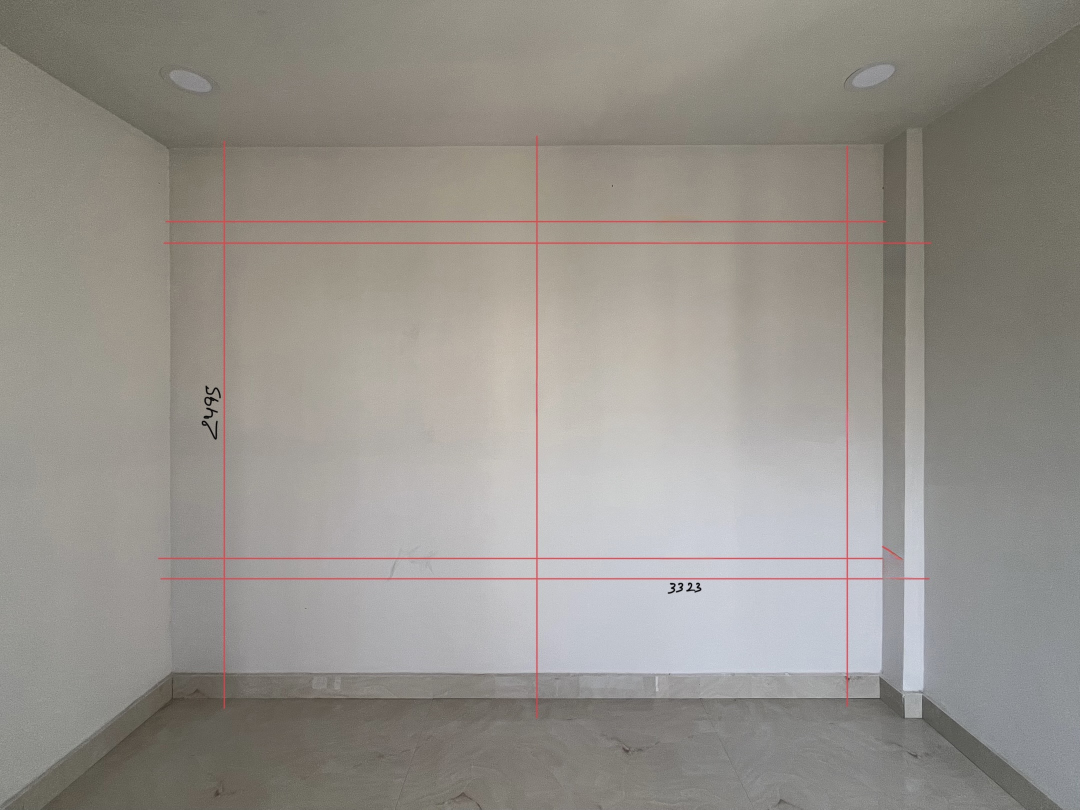
#> input picture input_images/IMG_7282.jpg, 2160 x 1620 px (shown at 1/2 size)
$ python main.py
#> lines starting #> are read from the running program, lines starting #| are printed output that depends on the picture
#> in main, image is the input picture: shape (1620, 2160, 3); mean B, G, R 140.2, 146.2, 150.2
### pmre_v1.py
import cv2
import numpy as np


class PlanarMetricRectifier:
    """
    Planar Metric Rectification Engine (PMRE)

    A class for correcting perspective distortion in images of planar objects
    to enable precise metric measurements.
    """

    def __init__(self, src_points, dst_points):
        """
        Initialize the PlanarMetricRectifier with source and destination points.

        Parameters
        ----------
        src_points : array-like
            List of 4 [x, y] tuples representing points in the source image (pixels)
        dst_points : array-like
            List of 4 [x, y] tuples representing corresponding points in
            real-world space (millimeters)
        """
        self.src_points = np.array(src_points, dtype=np.float32)
        self.dst_points = np.array(dst_points, dtype=np.float32)

        # Validate input shapes
        if self.src_points.shape[0] < 4:
            raise ValueError("At least 4 point correspondences are required")
        if self.src_points.shape[0] != self.dst_points.shape[0]:
            raise ValueError("src_points_px and dst_points_mm must have the same number of points")

        self.homography = None
        self.metric_scale = None

    def calculate_homography(self):
        """
        Calculate the homography matrix using RANSAC for robustness.

        Returns
        -------
        np.ndarray
            3x3 homography matrix
        """
        # Reshape points for OpenCV
        src_pts = self.src_points.reshape(-1, 1, 2)
        dst_pts = self.dst_points.reshape(-1, 1, 2)

        # Compute homography using RANSAC
        H, mask = cv2.findHomography(src_pts, dst_pts, cv2.RANSAC, 5.0)

        if H is None:
            raise ValueError("Failed to compute homography matrix")

        # Normalize homography matrix
        H = H / H[2, 2]
        self.homography = H
        return H

    def rectify_image(self, image):
        """
        Rectify an image using the computed homography, preventing cropping.

        This method computes the appropriate output canvas size to ensure the
        entire transformed image is visible.

        Parameters
        ----------
        image : np.ndarray
            Input image to rectify

        Returns
        -------
        np.ndarray
            Rectified image with corrected perspective
        """
        if self.homography is None:
            self.calculate_homography()

        height, width = image.shape[:2]
#> height = 1620; width = 2160

        # Define the four corners of the input image
        corners = np.array([
            [0, 0],          # Top-left
            [width, 0],      # Top-right
            [width, height], # Bottom-right
            [0, height]      # Bottom-left
        ], dtype=np.float32)

        # Transform the corners using the homography
        transformed_corners = cv2.perspectiveTransform(
            corners.reshape(-1, 1, 2), self.homography
        ).reshape(-1, 2)

        # Find bounding box of the transformed corners
        min_x = np.min(transformed_corners[:, 0])
#> min_x = -56.05
        max_x = np.max(transformed_corners[:, 0])
#> max_x = 1134.4
        min_y = np.min(transformed_corners[:, 1])
#> min_y = -214.6
        max_y = np.max(transformed_corners[:, 1])
#> max_y = 1611.8

        # Calculate translation to move min coordinates to origin
        translate_x = -min_x
#> translate_x = 56.05
        translate_y = -min_y
#> translate_y = 214.6

        # Create translation matrix
        translation_matrix = np.array([
            [1, 0, translate_x],
            [0, 1, translate_y],
            [0, 0, 1]
        ], dtype=np.float32)

        # Compose final homography: translation * homography
        H_final = translation_matrix @ self.homography

        # Calculate output dimensions
        output_width = int(np.ceil(max_x - min_x))
#> output_width = 1191
        output_height = int(np.ceil(max_y - min_y))
#> output_height = 1827

        # Apply perspective transformation
        rectified_image = cv2.warpPerspective(
            image, H_final, (output_width, output_height),
            flags=cv2.INTER_LINEAR
        )
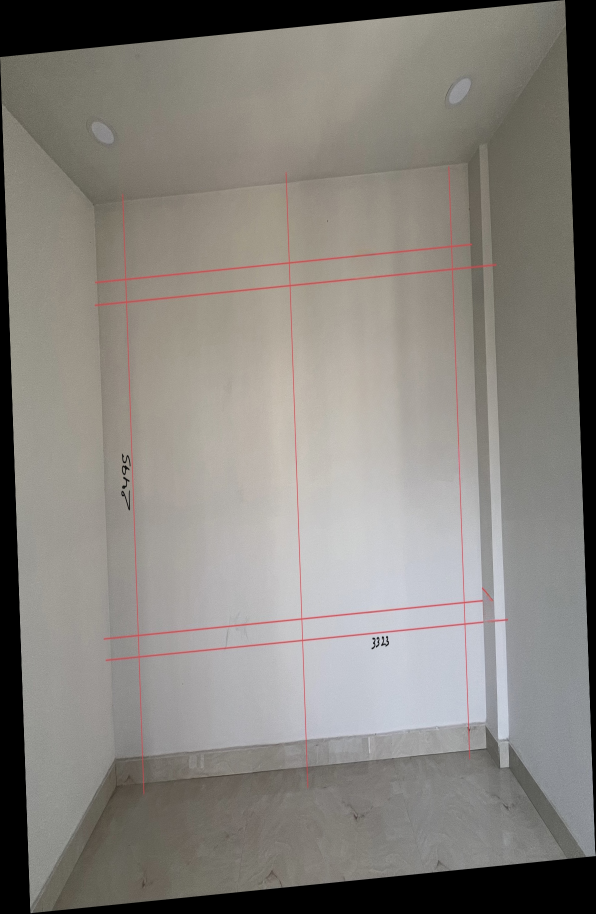
#> rectified_image: shape (1827, 1191, 3) (shown at 1/2 size); mean B, G, R 125.1, 130.5, 134

        return rectified_image

    def calculate_metric_scale(self, target_width_mm=210, target_height_mm=297):
        """
        Calculate the metric scale (pixels per millimeter).

        Parameters
        ----------
        target_width_mm : float
            Target width in millimeters
        target_height_mm : float
            Target height in millimeters

        Returns
        -------
        float
            Scale factor: pixels per millimeter
        """
#> called with target_width_mm = 210, target_height_mm = 297
        # Calculate distances in both spaces
        pixel_distances = []
        world_distances = []

        # Calculate pairwise distances
        for i in range(len(self.src_points)):
            for j in range(i+1, len(self.src_points)):
                # Distance in original pixel space
                pixel_dist = np.linalg.norm(self.src_points[i] - self.src_points[j])
                pixel_distances.append(pixel_dist)

                # Distance in world space (mm)
                world_dist = np.linalg.norm(self.dst_points[i] - self.dst_points[j])
                world_distances.append(world_dist)

        # Calculate scale as ratio of pixel distance to world distance
        scales = [p/w for p, w in zip(pixel_distances, world_distances) if w > 1e-10]

        if not scales:
            raise ValueError("Unable to compute metric scale: invalid point correspondences")

        # Return average scale
        self.metric_scale = np.mean(scales)
        return self.metric_scale

### main.py
import cv2
import numpy as np
import os
from pmre_v1 import PlanarMetricRectifier


# Define image data dictionary with filenames as keys
# Values should be filled with coordinate data obtained from get_coords.py
IMAGE_DATA = {
    "IMG_7282.jpg": [[100, 100], [500, 120], [480, 400], [80, 380]],  # Sample coordinates
    "IMG_7284.jpg": [[150, 120], [520, 100], [500, 380], [130, 400]],  # Sample coordinates
    "IMG_7286.jpg": [[120, 110], [510, 130], [490, 390], [110, 370]],  # Sample coordinates
    "IMG_7288.jpg": [[90, 130], [480, 110], [460, 370], [70, 390]],   # Sample coordinates
    "IMG_7290.jpg": None,  # TODO: Run get_coords.py to fill this
    "IMG_7292.jpg": None,  # TODO: Run get_coords.py to fill this
    "IMG_7294.jpg": None,  # TODO: Run get_coords.py to fill this
    "IMG_7296.jpg": None,  # TODO: Run get_coords.py to fill this
}

# Define target dimensions (A4 paper size in mm)
TARGET_WIDTH_MM = 210
TARGET_HEIGHT_MM = 297


def main():
    """Main function to process all images in the input folder."""
    input_folder = "input_images"
    output_folder = "output_images"

    # Counter for processed images
    processed_count = 0

    # Process each image in the IMAGE_DATA dictionary
    for filename, coords in IMAGE_DATA.items():
        # Skip if coordinates are not provided
        if coords is None:
            print(f"Warning: Skipping {filename} - No coordinates provided")
            continue

        # Construct full file path
        input_path = os.path.join(input_folder, filename)

        # Check if file exists
        if not os.path.exists(input_path):
            print(f"Warning: File {input_path} not found")
            continue

        # Load the image
        image = cv2.imread(input_path)
        if image is None:
            print(f"Error: Could not load image {input_path}")
            continue

        try:
            # Define destination points based on target dimensions
            # Assuming the coordinates form a rectangle, we map to the target size
            dst_points = np.array([
                [0, 0],                           # Top-left
                [TARGET_WIDTH_MM, 0],             # Top-right
                [TARGET_WIDTH_MM, TARGET_HEIGHT_MM], # Bottom-right
                [0, TARGET_HEIGHT_MM]             # Bottom-left
            ], dtype=np.float32)

            # Create the rectifier
            rectifier = PlanarMetricRectifier(coords, dst_points)

            # Rectify the image
            rectified_image = rectifier.rectify_image(image)

            # Calculate metric scale
            scale = rectifier.calculate_metric_scale()

            # Save the rectified image
            output_filename = f"rectified_{filename}"
            output_path = os.path.join(output_folder, output_filename)
            cv2.imwrite(output_path, rectified_image)

            # Print results
            print(f"Processed {filename}:")
            print(f"  - Saved as {output_filename}")
            print(f"  - Metric scale: {scale:.2f} pixels/mm")
            print()

            processed_count += 1

        except Exception as e:
            print(f"Error processing {filename}: {str(e)}")
            continue
#> pass 2 of the loop in main, `for filename, coords in IMAGE_DATA.items():`:
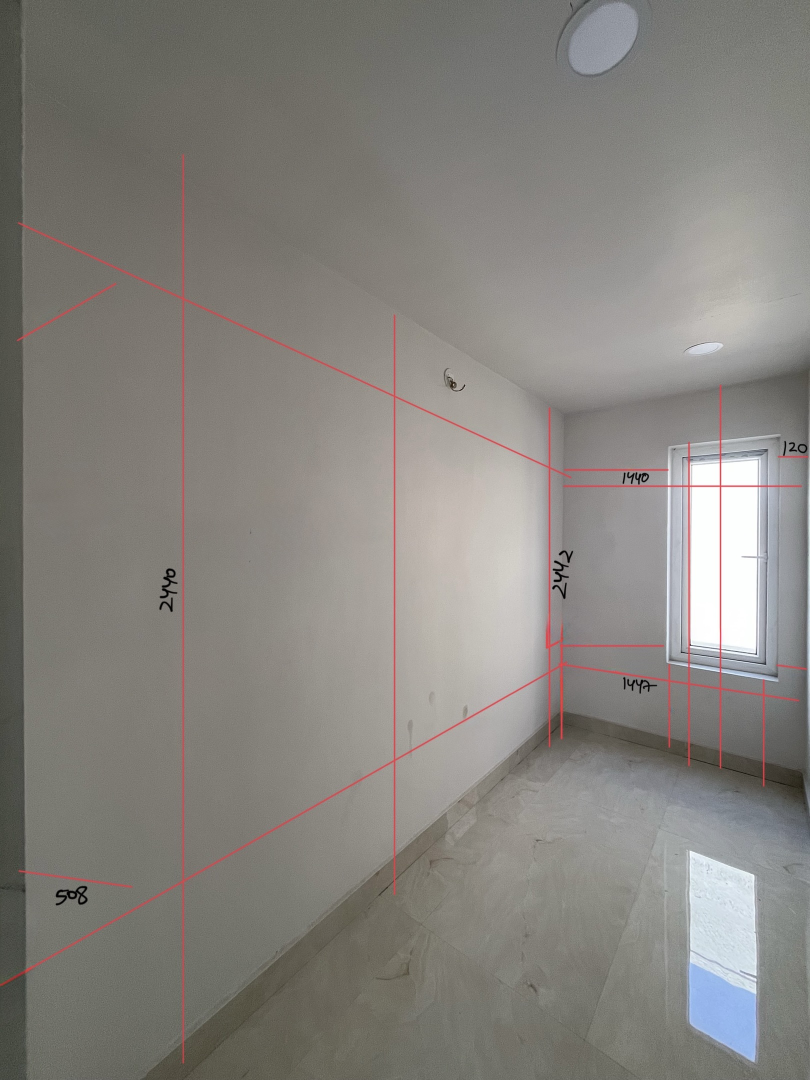
#> input picture input_images/IMG_7284.jpg, 1620 x 2160 px (shown at 1/2 size)
#> in main, image is the input picture: shape (2160, 1620, 3); mean B, G, R 126.4, 131.2, 134.2
#> in rectify_image (call 2), `rectified_image = cv2.warpPerspective( image, H_final, (output_width, ..`:
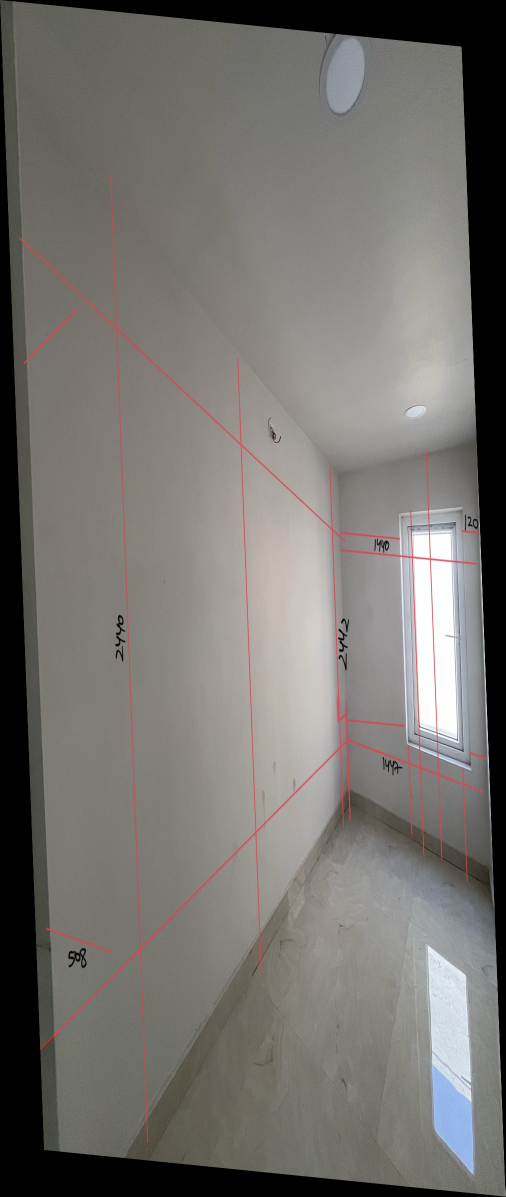
#> rectified_image: shape (2394, 1011, 3) (shown at 1/2 size); mean B, G, R 110.4, 114.7, 117.2
#> pass 3 of the loop in main, `for filename, coords in IMAGE_DATA.items():`:
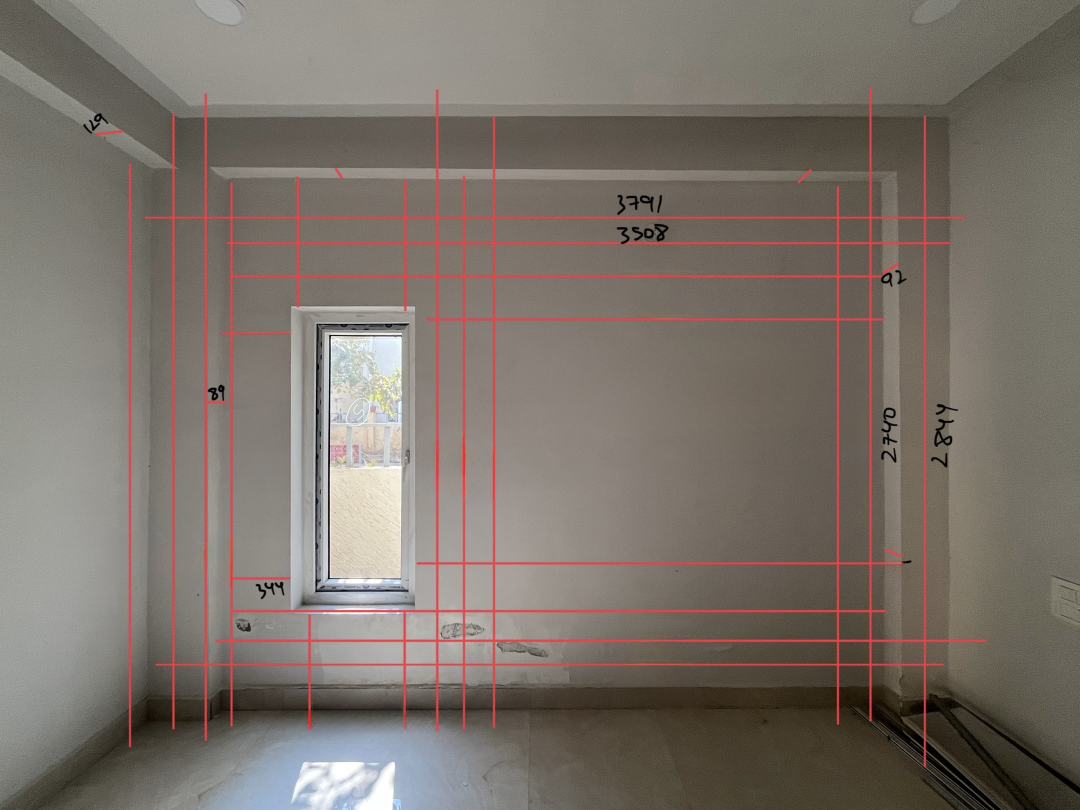
#> input picture input_images/IMG_7286.jpg, 2160 x 1620 px (shown at 1/2 size)
#> in main, image is the input picture: shape (1620, 2160, 3); mean B, G, R 106.3, 114.2, 123.6
#> in rectify_image (call 3), `rectified_image = cv2.warpPerspective( image, H_final, (output_width, ..`:
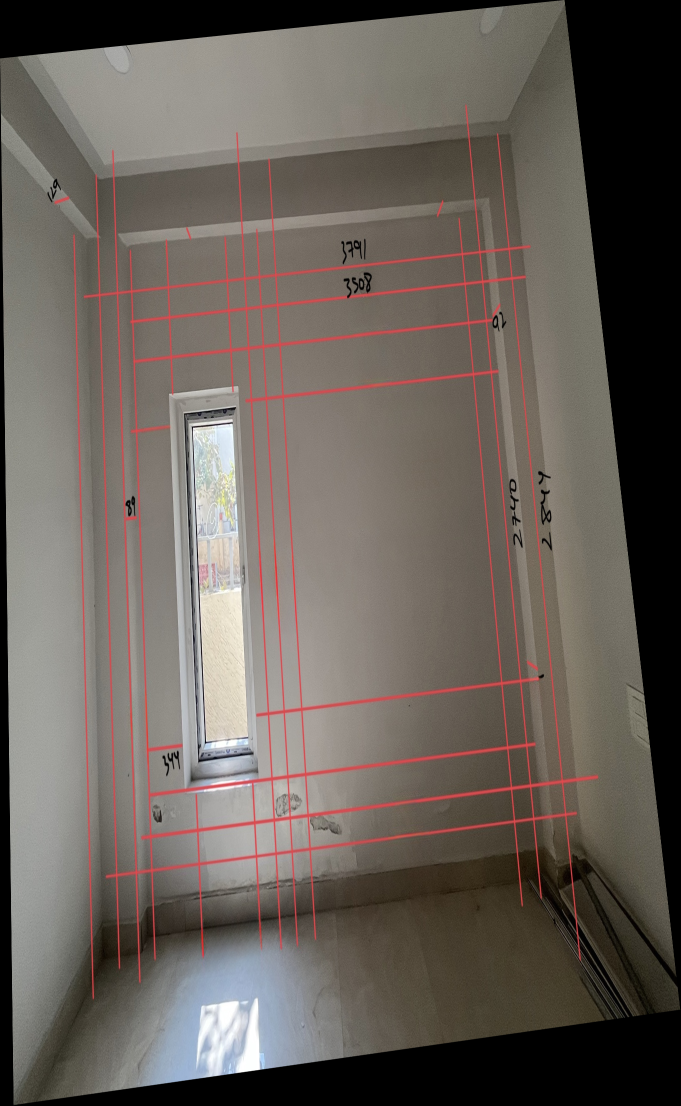
#> rectified_image: shape (2211, 1361, 3) (shown at 1/2 size); mean B, G, R 89.9, 96.5, 104.4
#> the loop made 8 passes; the first 3 are shown

    print(f"Processing complete. {processed_count} images processed successfully.")


if __name__ == "__main__":
    main()
